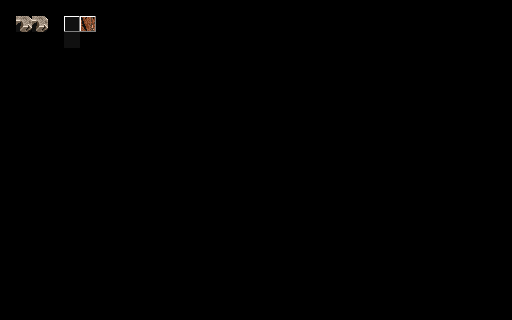

The image is a tile-based game level rendered from a .tmx file. Its description and complete source (layers, tilesets, objects, tile grids) follow:
An orthogonal 32x20 tile map with 16x16 px tiles, 2 tile layers (Tile Layer 1, Tile Layer 2), 3 tilesets.

<map version="1.10" tiledversion="1.10.2" orientation="orthogonal" renderorder="right-down" width="32" height="20" tilewidth="16" tileheight="16" infinite="0" nextlayerid="3" nextobjectid="1">
 <tileset firstgid="1" source="assets/level1.tsx" />
 <tileset firstgid="30" source="assets/union.tsx" />
 <tileset firstgid="574" source="assets/tile-flag.tsx" />
 <layer id="1" name="Tile Layer 1" width="32" height="20">
  <data encoding="csv">
0,0,0,0,0,0,0,0,0,0,0,0,0,0,0,0,0,0,0,0,0,0,0,0,0,0,0,0,0,0,0,0,
0,1,1,0,31,573,0,0,0,0,0,0,0,0,0,0,0,0,0,0,0,0,0,0,0,0,0,0,0,0,0,0,
0,0,0,0,31,0,0,0,0,0,0,0,0,0,0,0,0,0,0,0,0,0,0,0,0,0,0,0,0,0,0,0,
0,0,0,0,0,0,0,0,0,0,0,0,0,0,0,0,0,0,0,0,0,0,0,0,0,0,0,0,0,0,0,0,
0,0,0,0,0,0,0,0,0,0,0,0,0,0,0,0,0,0,0,0,0,0,0,0,0,0,0,0,0,0,0,0,
0,0,0,0,0,0,0,0,0,0,0,0,0,0,0,0,0,0,0,0,0,0,0,0,0,0,0,0,0,0,0,0,
0,0,0,0,0,0,0,0,0,0,0,0,0,0,0,0,0,0,0,0,0,0,0,0,0,0,0,0,0,0,0,0,
0,0,0,0,0,0,0,0,0,0,0,0,0,0,0,0,0,0,0,0,0,0,0,0,0,0,0,0,0,0,0,0,
0,0,0,0,0,0,0,0,0,0,0,0,0,0,0,0,0,0,0,0,0,0,0,0,0,0,0,0,0,0,0,0,
0,0,0,0,0,0,0,0,0,0,0,0,0,0,0,0,0,0,0,0,0,0,0,0,0,0,0,0,0,0,0,0,
0,0,0,0,0,0,0,0,0,0,0,0,0,0,0,0,0,0,0,0,0,0,0,0,0,0,0,0,0,0,0,0,
0,0,0,0,0,0,0,0,0,0,0,0,0,0,0,0,0,0,0,0,0,0,0,0,0,0,0,0,0,0,0,0,
0,0,0,0,0,0,0,0,0,0,0,0,0,0,0,0,0,0,0,0,0,0,0,0,0,0,0,0,0,0,0,0,
0,0,0,0,0,0,0,0,0,0,0,0,0,0,0,0,0,0,0,0,0,0,0,0,0,0,0,0,0,0,0,0,
0,0,0,0,0,0,0,0,0,0,0,0,0,0,0,0,0,0,0,0,0,0,0,0,0,0,0,0,0,0,0,0,
0,0,0,0,0,0,0,0,0,0,0,0,0,0,0,0,0,0,0,0,0,0,0,0,0,0,0,0,0,0,0,0,
0,0,0,0,0,0,0,0,0,0,0,0,0,0,0,0,0,0,0,0,0,0,0,0,0,0,0,0,0,0,0,0,
0,0,0,0,0,0,0,0,0,0,0,0,0,0,0,0,0,0,0,0,0,0,0,0,0,0,0,0,0,0,0,0,
0,0,0,0,0,0,0,0,0,0,0,0,0,0,0,0,0,0,0,0,0,0,0,0,0,0,0,0,0,0,0,0,
0,0,0,0,0,0,0,0,0,0,0,0,0,0,0,0,0,0,0,0,0,0,0,0,0,0,0,0,0,0,0,0
</data>
 </layer>
 <layer id="2" name="Tile Layer 2" width="32" height="20">
  <data encoding="csv">
0,0,0,0,0,0,0,0,0,0,0,0,0,0,0,0,0,0,0,0,0,0,0,0,0,0,0,0,0,0,0,0,
0,0,0,0,575,575,0,0,0,0,0,0,0,0,0,0,0,0,0,0,0,0,0,0,0,0,0,0,0,0,0,0,
0,0,0,0,0,0,0,0,0,0,0,0,0,0,0,0,0,0,0,0,0,0,0,0,0,0,0,0,0,0,0,0,
0,0,0,0,0,0,0,0,0,0,0,0,0,0,0,0,0,0,0,0,0,0,0,0,0,0,0,0,0,0,0,0,
0,0,0,0,0,0,0,0,0,0,0,0,0,0,0,0,0,0,0,0,0,0,0,0,0,0,0,0,0,0,0,0,
0,0,0,0,0,0,0,0,0,0,0,0,0,0,0,0,0,0,0,0,0,0,0,0,0,0,0,0,0,0,0,0,
0,0,0,0,0,0,0,0,0,0,0,0,0,0,0,0,0,0,0,0,0,0,0,0,0,0,0,0,0,0,0,0,
0,0,0,0,0,0,0,0,0,0,0,0,0,0,0,0,0,0,0,0,0,0,0,0,0,0,0,0,0,0,0,0,
0,0,0,0,0,0,0,0,0,0,0,0,0,0,0,0,0,0,0,0,0,0,0,0,0,0,0,0,0,0,0,0,
0,0,0,0,0,0,0,0,0,0,0,0,0,0,0,0,0,0,0,0,0,0,0,0,0,0,0,0,0,0,0,0,
0,0,0,0,0,0,0,0,0,0,0,0,0,0,0,0,0,0,0,0,0,0,0,0,0,0,0,0,0,0,0,0,
0,0,0,0,0,0,0,0,0,0,0,0,0,0,0,0,0,0,0,0,0,0,0,0,0,0,0,0,0,0,0,0,
0,0,0,0,0,0,0,0,0,0,0,0,0,0,0,0,0,0,0,0,0,0,0,0,0,0,0,0,0,0,0,0,
0,0,0,0,0,0,0,0,0,0,0,0,0,0,0,0,0,0,0,0,0,0,0,0,0,0,0,0,0,0,0,0,
0,0,0,0,0,0,0,0,0,0,0,0,0,0,0,0,0,0,0,0,0,0,0,0,0,0,0,0,0,0,0,0,
0,0,0,0,0,0,0,0,0,0,0,0,0,0,0,0,0,0,0,0,0,0,0,0,0,0,0,0,0,0,0,0,
0,0,0,0,0,0,0,0,0,0,0,0,0,0,0,0,0,0,0,0,0,0,0,0,0,0,0,0,0,0,0,0,
0,0,0,0,0,0,0,0,0,0,0,0,0,0,0,0,0,0,0,0,0,0,0,0,0,0,0,0,0,0,0,0,
0,0,0,0,0,0,0,0,0,0,0,0,0,0,0,0,0,0,0,0,0,0,0,0,0,0,0,0,0,0,0,0,
0,0,0,0,0,0,0,0,0,0,0,0,0,0,0,0,0,0,0,0,0,0,0,0,0,0,0,0,0,0,0,0
</data>
 </layer>
</map>
